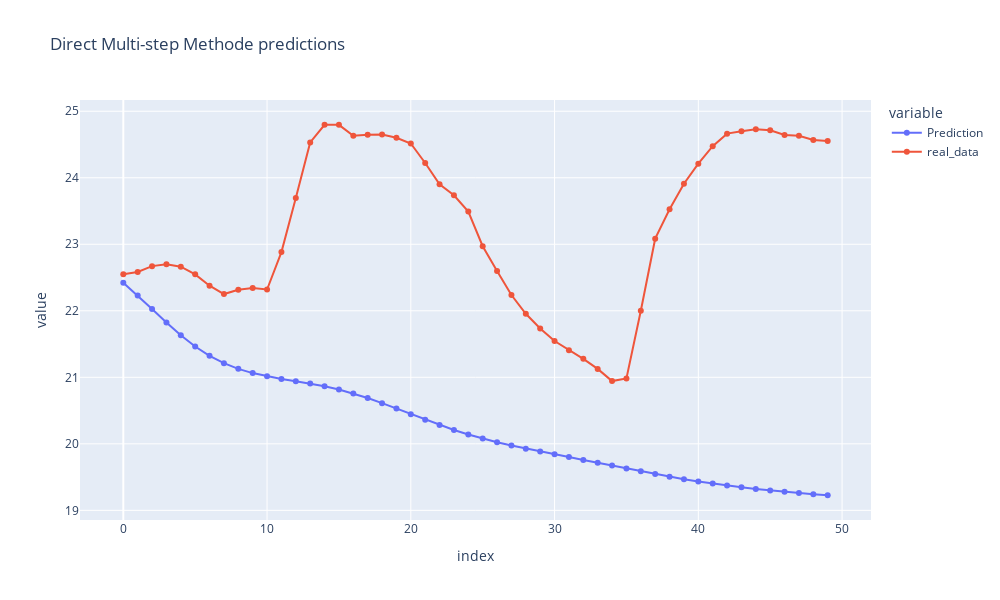

The cell this chart's notebook holds for it:
### Code cell
result_df = pd.DataFrame()
result_df['Prediction'] = np.array(predictions).flatten()[:50]
result_df['real_data'] = Y_test_r[:50].flatten()

fig = px.line(result_df, title='Direct Multi-step Methode predictions', markers=True, width=1000, height=600)
fig.show()

### Figure 1 — Plotly figure (JSON) as saved in the notebook; plotly's stock layout.template omitted (floating-point values rounded to 4 significant figures)
{"data": [{"hovertemplate": "variable=Prediction<br>index=%{x}<br>value=%{y}<extra></extra>", "legendgroup": "Prediction", "line": {"color": "#636efa", "dash": "solid"}, "marker": {"symbol": "circle"}, "mode": "lines+markers", "name": "Prediction", "orientation": "v", "showlegend": true, "type": "scatter", "x": [0, 1, 2, 3, 4, 5, 6, 7, 8, 9, 10, 11, 12, 13, 14, 15, 16, 17, 18, 19, 20, 21, 22, 23, 24, 25, 26, 27, 28, 29, 30, 31, 32, 33, 34, 35, 36, 37, 38, 39, 40, 41, 42, 43, 44, 45, 46, 47, 48, 49], "xaxis": "x", "y": [22.42, 22.23, 22.03, 21.82, 21.63, 21.46, 21.32, 21.21, 21.13, 21.06, 21.01, 20.98, 20.94, 20.91, 20.86, 20.82, 20.76, 20.69, 20.61, 20.53, 20.45, 20.36, 20.28, 20.21, 20.14, 20.08, 20.02, 19.97, 19.93, 19.88, 19.84, 19.8, 19.76, 19.72, 19.67, 19.63, 19.59, 19.55, 19.51, 19.47, 19.43, 19.4, 19.37, 19.35, 19.32, 19.3, 19.28, 19.26, 19.24, 19.23], "yaxis": "y"}, {"hovertemplate": "variable=real_data<br>index=%{x}<br>value=%{y}<extra></extra>", "legendgroup": "real_data", "line": {"color": "#EF553B", "dash": "solid"}, "marker": {"symbol": "circle"}, "mode": "lines+markers", "name": "real_data", "orientation": "v", "showlegend": true, "type": "scatter", "x": [0, 1, 2, 3, 4, 5, 6, 7, 8, 9, 10, 11, 12, 13, 14, 15, 16, 17, 18, 19, 20, 21, 22, 23, 24, 25, 26, 27, 28, 29, 30, 31, 32, 33, 34, 35, 36, 37, 38, 39, 40, 41, 42, 43, 44, 45, 46, 47, 48, 49], "xaxis": "x", "y": [22.55, 22.58, 22.67, 22.7, 22.66, 22.55, 22.38, 22.25, 22.32, 22.34, 22.32, 22.88, 23.7, 24.53, 24.8, 24.8, 24.63, 24.65, 24.65, 24.6, 24.52, 24.22, 23.9, 23.74, 23.49, 22.97, 22.6, 22.24, 21.96, 21.74, 21.55, 21.41, 21.28, 21.13, 20.94, 20.98, 22.0, 23.08, 23.53, 23.91, 24.21, 24.47, 24.66, 24.7, 24.73, 24.71, 24.64, 24.63, 24.57, 24.55], "yaxis": "y"}], "layout": {"height": 600, "legend": {"title": {"text": "variable"}, "tracegroupgap": 0}, "title": {"text": "Direct Multi-step Methode predictions"}, "width": 1000, "xaxis": {"anchor": "y", "autorange": true, "domain": [0, 1], "range": [-3.014, 52.01], "title": {"text": "index"}, "type": "linear"}, "yaxis": {"anchor": "x", "autorange": true, "domain": [0, 1], "range": [18.85, 25.17], "title": {"text": "value"}, "type": "linear"}}}
